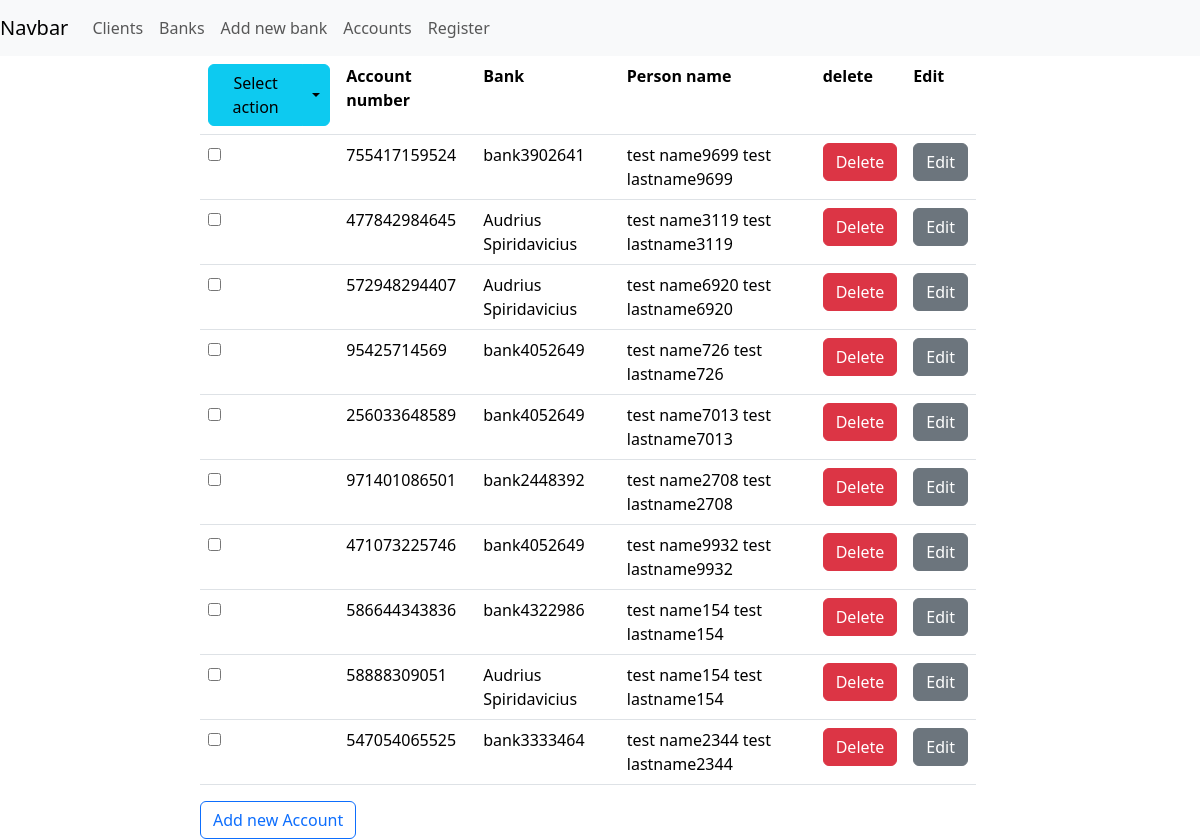
Page /accounts on the earlier database version.
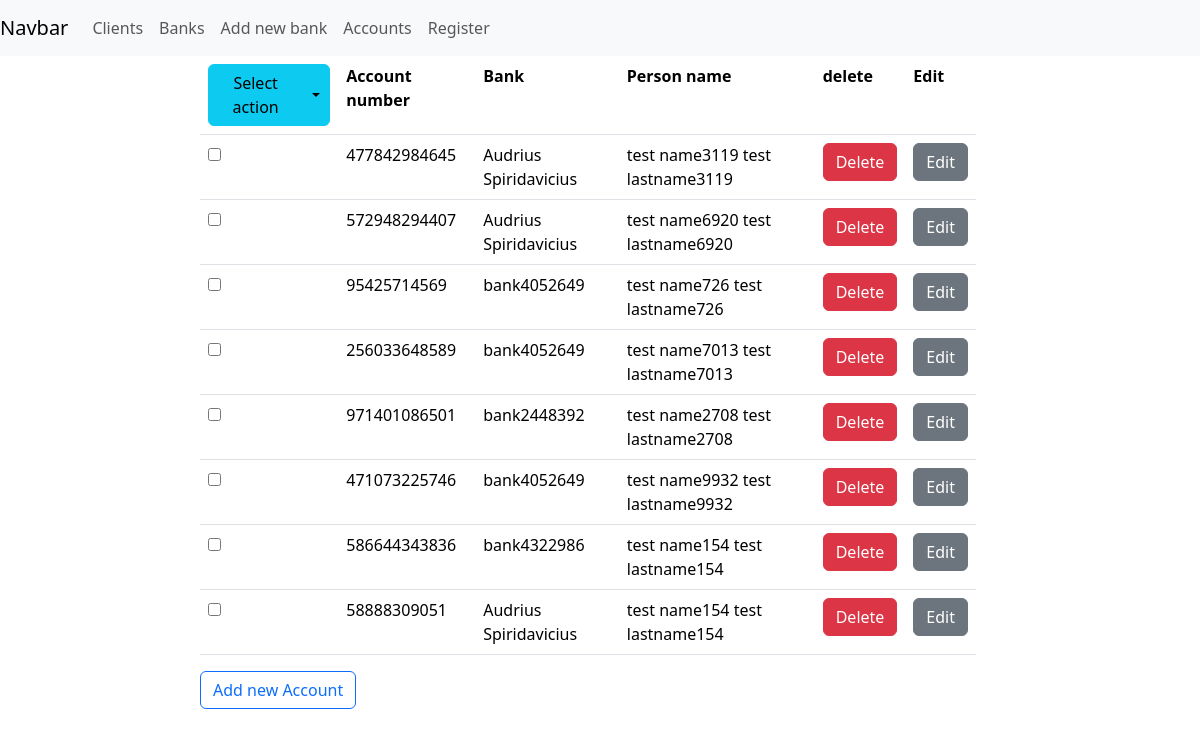
Same page on the later database version.
### database/model/bankaccount.py (models this page shows)
class BankAccount(db.Model):
    __tablename__ = 'bankaccount'
    id = db.Column(db.Integer, primary_key=True)
    account_number = db.Column('accountnumber', db.String(50), unique=True)
    person_id = db.Column(db.Integer, db.ForeignKey('person.id'))
    bank_id = db.Column(db.Integer, db.ForeignKey('bank.id'))
    bank = db.relationship('Bank', back_populates='accounts')
    person = db.relationship('Person', back_populates='accounts')

### database/model/bank.py (models this page shows, shortened)
class Bank(db.Model):
    __tablename__ = 'bank'
    id = db.Column(db.Integer, primary_key=True)
    name = db.Column(db.String(100), unique=True)
    address = db.Column(db.String(300))
    bank_code = db.Column('bankcode', db.String(20))
    swift_code = db.Column('swiftcode', db.String(20))
    accounts = db.relationship('BankAccount', back_populates='bank')

### database/model/person.py (models this page shows, shortened)
class Person(db.Model):
    id = db.Column(db.Integer, primary_key=True)
    first_name = db.Column('firstname', db.String(100))
    last_name = db.Column('lastname', db.String(100))
    pin = db.Column('pin', db.String(50), unique=True)
    phone = db.Column(db.String(20))
    accounts = db.relationship('BankAccount', back_populates='person')

### app.py (the view)
@app.route("/accounts")
def accounts():
    all_accounts = db.session.query(BankAccount)\
        .options(orm.joinedload(BankAccount.bank),
                 orm.joinedload(BankAccount.person)).all()
    return render_template('accounts.html', accounts=all_accounts)

### templates/accounts.html (shortened to what this page needs)
{%extends 'structure.html'%}
{%block maincontent%}
    {%if accounts|length %}
        <table  class="table">
            <tr>
                <th>
                    <div class="btn-group">
                      <button type="button" class="btn btn-info">Select action</button>
                      <button type="button"
                              class="btn btn-info dropdown-toggle dropdown-toggle-split"
                              data-toggle="dropdown"
                              data-bs-toggle="dropdown"
                              aria-haspopup="true" aria-expanded="false">
                      </button>
                    </div>
                </th>
                <th>Account number</th>
                <th>Bank</th>
                <th>Person name</th>
                <th>delete</th>
                <th>Edit</th>
            </tr>
            {%for account in accounts%}
            <tr>
                <td>
                    <div class="input-group mb-3">
                      <div class="input-group-prepend">
                        <div>
                          <input type="checkbox" name="t" value="{{account.id}}">
                        </div>
                      </div>
                    </div>
                </td>
                <td>{{account.account_number}}</td>
                <td>{{account.bank.name}}</td>
                <td>{{account.person.first_name}}&nbsp;{{account.person.last_name}}</td>
                <td>
                    <span class="delete-bank-record">
                        <a href="{{url_for('delete_account', id=account.id)}}">
                          <button type="button" class="btn btn-danger delete-bank"> Delete</button>
                        </a>
                    </span>
                </td>
                <td>
                    <button type="button" class="btn btn-secondary">Edit</button>
                </td>
            </tr>
            {%endfor%}
        </table>
    {%endif%}
     <a class="btn btn-outline-primary" href="{{url_for('add_account')}}" role="button">Add new Account</a>
{%endblock%}

### templates/structure.html (shortened to what this page needs)
<!doctype html>
<html lang="en">
<head>
    <link href="https://cdn.jsdelivr.net/npm/bootstrap@5.3.1/dist/css/bootstrap.min.css"
          rel="stylesheet"
>
    <link href="{{ url_for('static', filename='basic.css') }}" rel="stylesheet" type="text/css" />
</head>
<body>
<nav class="navbar navbar-expand-lg navbar-light bg-light">
  <a class="navbar-brand" href="#">Navbar</a>
  <div class="collapse navbar-collapse" id="navbarNavDropdown">
    <ul class="navbar-nav">
        <li class="nav-item">
            <a class="nav-link" href="{{url_for('clients')}}">Clients</a>
        </li>
        <li class="nav-item">
            <a class="nav-link" href="{{url_for('banks')}}">Banks</a>
        </li>
        <li class="nav-item">
            <a class="nav-link" href="{{url_for('add_bank')}}">Add new bank</a>
        </li>
        <li class="nav-item">
            <a class="nav-link" href="{{url_for('accounts')}}">Accounts</a>
        </li>
        <li class="nav-item">
            <a class="nav-link" href="{{url_for('register')}}">Register</a>
        </li>
    </ul>
  </div>
</nav>
    <div class="row">
        <aside class="col-2"></aside>
        <main class="col-8">
            {%block maincontent%}
            {%endblock%}
        </main>
        <aside class="col-2"></aside>
    </div>
</body>
</html>

### static/basic.css (style rules this page uses)
.row { max-width:100%; }

Differences in the rows shown:
removed BankAccount: account_number "755417159524", bank.name "bank3902641", person.first_name "test name9699", person.last_name "test lastname9699"
removed BankAccount: account_number "547054065525", bank.name "bank3333464", person.first_name "test name2344", person.last_name "test lastname2344"
